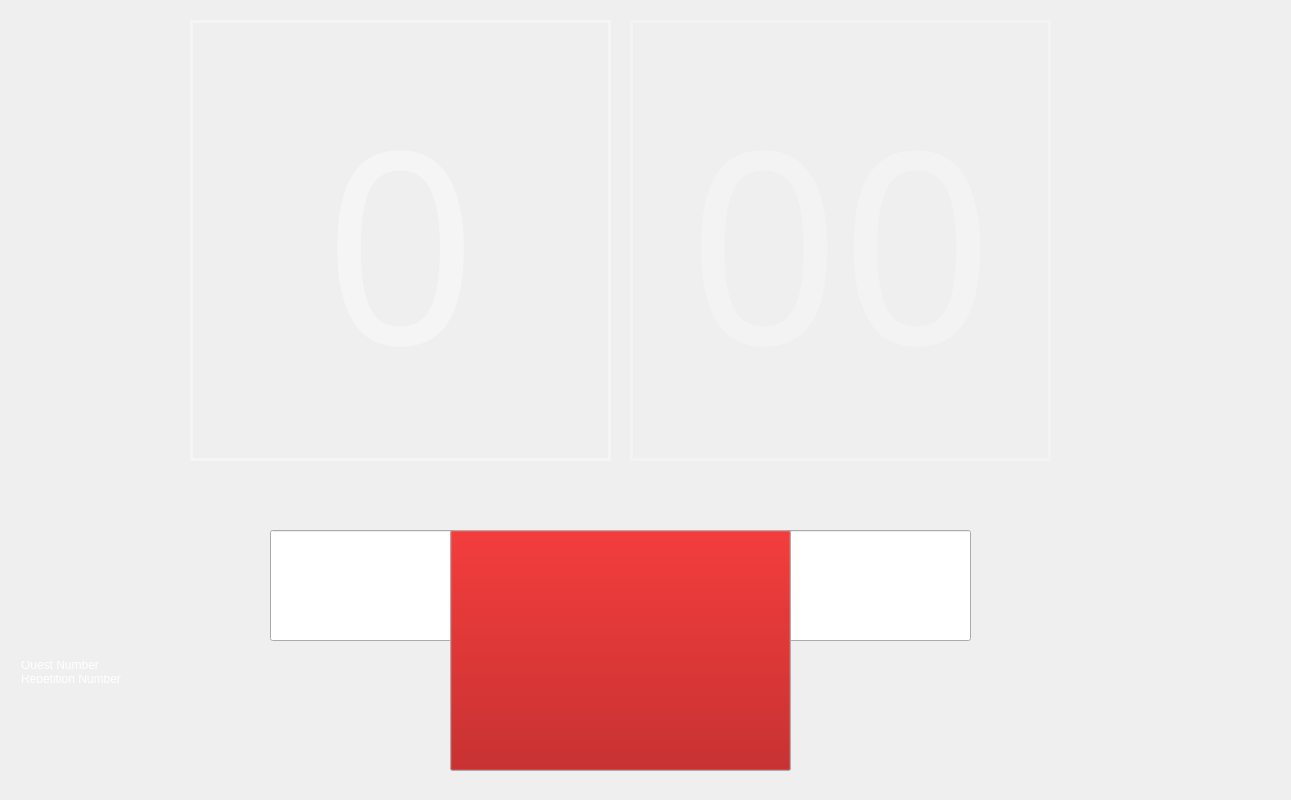
<?xml version="1.0" encoding="UTF-8"?>
<ui version="4.0">
 <class>MainWindowClass</class>
 <widget class="QMainWindow" name="MainWindowClass">
  <property name="windowModality">
   <enum>Qt::WindowModal</enum>
  </property>
  <property name="geometry">
   <rect>
    <x>0</x>
    <y>0</y>
    <width>1291</width>
    <height>800</height>
   </rect>
  </property>
  <property name="palette">
   <palette>
    <active>
     <colorrole role="Button">
      <brush brushstyle="SolidPattern">
       <color alpha="255">
        <red>170</red>
        <green>0</green>
        <blue>0</blue>
       </color>
      </brush>
     </colorrole>
    </active>
    <inactive>
     <colorrole role="Button">
      <brush brushstyle="SolidPattern">
       <color alpha="255">
        <red>170</red>
        <green>0</green>
        <blue>0</blue>
       </color>
      </brush>
     </colorrole>
    </inactive>
    <disabled>
     <colorrole role="Button">
      <brush brushstyle="SolidPattern">
       <color alpha="255">
        <red>170</red>
        <green>0</green>
        <blue>0</blue>
       </color>
      </brush>
     </colorrole>
    </disabled>
   </palette>
  </property>
  <property name="contextMenuPolicy">
   <enum>Qt::NoContextMenu</enum>
  </property>
  <property name="windowTitle">
   <string>Demonic Device</string>
  </property>
  <property name="autoFillBackground">
   <bool>false</bool>
  </property>
  <widget class="QWidget" name="centralWidget">
   <property name="contextMenuPolicy">
    <enum>Qt::NoContextMenu</enum>
   </property>
   <widget class="QLineEdit" name="QuestSolution">
    <property name="geometry">
     <rect>
      <x>270</x>
      <y>530</y>
      <width>701</width>
      <height>111</height>
     </rect>
    </property>
    <property name="font">
     <font>
      <family>Typewriter Royal 200</family>
      <pointsize>30</pointsize>
      <weight>50</weight>
      <italic>false</italic>
      <bold>false</bold>
     </font>
    </property>
    <property name="cursor">
     <cursorShape>BlankCursor</cursorShape>
    </property>
    <property name="acceptDrops">
     <bool>false</bool>
    </property>
    <property name="styleSheet">
     <string notr="true">font: 30pt &quot;Typewriter Royal 200&quot;;</string>
    </property>
    <property name="text">
     <string>Prova</string>
    </property>
    <property name="alignment">
     <set>Qt::AlignCenter</set>
    </property>
   </widget>
   <widget class="QLabel" name="Seconds">
    <property name="geometry">
     <rect>
      <x>630</x>
      <y>20</y>
      <width>421</width>
      <height>441</height>
     </rect>
    </property>
    <property name="palette">
     <palette>
      <active>
       <colorrole role="WindowText">
        <brush brushstyle="SolidPattern">
         <color alpha="255">
          <red>243</red>
          <green>243</green>
          <blue>243</blue>
         </color>
        </brush>
       </colorrole>
      </active>
      <inactive>
       <colorrole role="WindowText">
        <brush brushstyle="SolidPattern">
         <color alpha="255">
          <red>243</red>
          <green>243</green>
          <blue>243</blue>
         </color>
        </brush>
       </colorrole>
      </inactive>
      <disabled>
       <colorrole role="WindowText">
        <brush brushstyle="SolidPattern">
         <color alpha="255">
          <red>118</red>
          <green>116</green>
          <blue>116</blue>
         </color>
        </brush>
       </colorrole>
      </disabled>
     </palette>
    </property>
    <property name="font">
     <font>
      <family>Typewriter Royal 200 Trashed</family>
      <pointsize>240</pointsize>
     </font>
    </property>
    <property name="frameShape">
     <enum>QFrame::Box</enum>
    </property>
    <property name="frameShadow">
     <enum>QFrame::Plain</enum>
    </property>
    <property name="lineWidth">
     <number>3</number>
    </property>
    <property name="text">
     <string>00</string>
    </property>
    <property name="alignment">
     <set>Qt::AlignCenter</set>
    </property>
    <property name="wordWrap">
     <bool>false</bool>
    </property>
   </widget>
   <widget class="QLabel" name="Minutes">
    <property name="geometry">
     <rect>
      <x>190</x>
      <y>20</y>
      <width>421</width>
      <height>441</height>
     </rect>
    </property>
    <property name="palette">
     <palette>
      <active>
       <colorrole role="WindowText">
        <brush brushstyle="SolidPattern">
         <color alpha="255">
          <red>245</red>
          <green>245</green>
          <blue>245</blue>
         </color>
        </brush>
       </colorrole>
      </active>
      <inactive>
       <colorrole role="WindowText">
        <brush brushstyle="SolidPattern">
         <color alpha="255">
          <red>245</red>
          <green>245</green>
          <blue>245</blue>
         </color>
        </brush>
       </colorrole>
      </inactive>
      <disabled>
       <colorrole role="WindowText">
        <brush brushstyle="SolidPattern">
         <color alpha="255">
          <red>118</red>
          <green>116</green>
          <blue>116</blue>
         </color>
        </brush>
       </colorrole>
      </disabled>
     </palette>
    </property>
    <property name="font">
     <font>
      <family>Typewriter Royal 200 Trashed</family>
      <pointsize>240</pointsize>
     </font>
    </property>
    <property name="styleSheet">
     <string notr="true"/>
    </property>
    <property name="frameShape">
     <enum>QFrame::Box</enum>
    </property>
    <property name="lineWidth">
     <number>3</number>
    </property>
    <property name="text">
     <string>0</string>
    </property>
    <property name="alignment">
     <set>Qt::AlignCenter</set>
    </property>
   </widget>
   <widget class="QWidget" name="layoutWidget">
    <property name="geometry">
     <rect>
      <x>10</x>
      <y>650</y>
      <width>151</width>
      <height>44</height>
     </rect>
    </property>
    <layout class="QVBoxLayout" name="verticalLayout">
     <item>
      <widget class="QLabel" name="QuestNum">
       <property name="palette">
        <palette>
         <active>
          <colorrole role="WindowText">
           <brush brushstyle="SolidPattern">
            <color alpha="255">
             <red>255</red>
             <green>255</green>
             <blue>255</blue>
            </color>
           </brush>
          </colorrole>
         </active>
         <inactive>
          <colorrole role="WindowText">
           <brush brushstyle="SolidPattern">
            <color alpha="255">
             <red>255</red>
             <green>255</green>
             <blue>255</blue>
            </color>
           </brush>
          </colorrole>
         </inactive>
         <disabled>
          <colorrole role="WindowText">
           <brush brushstyle="SolidPattern">
            <color alpha="255">
             <red>118</red>
             <green>116</green>
             <blue>116</blue>
            </color>
           </brush>
          </colorrole>
         </disabled>
        </palette>
       </property>
       <property name="text">
        <string>Quest Number</string>
       </property>
      </widget>
     </item>
     <item>
      <widget class="QLabel" name="RipetionNum">
       <property name="palette">
        <palette>
         <active>
          <colorrole role="WindowText">
           <brush brushstyle="SolidPattern">
            <color alpha="255">
             <red>255</red>
             <green>255</green>
             <blue>255</blue>
            </color>
           </brush>
          </colorrole>
         </active>
         <inactive>
          <colorrole role="WindowText">
           <brush brushstyle="SolidPattern">
            <color alpha="255">
             <red>255</red>
             <green>255</green>
             <blue>255</blue>
            </color>
           </brush>
          </colorrole>
         </inactive>
         <disabled>
          <colorrole role="WindowText">
           <brush brushstyle="SolidPattern">
            <color alpha="255">
             <red>118</red>
             <green>116</green>
             <blue>116</blue>
            </color>
           </brush>
          </colorrole>
         </disabled>
        </palette>
       </property>
       <property name="text">
        <string>Repetition Number</string>
       </property>
      </widget>
     </item>
    </layout>
   </widget>
   <widget class="QPushButton" name="SpecialButton">
    <property name="geometry">
     <rect>
      <x>450</x>
      <y>530</y>
      <width>341</width>
      <height>241</height>
     </rect>
    </property>
    <property name="styleSheet">
     <string notr="true">background-image: url(:/img/res/button.jpg);</string>
    </property>
    <property name="text">
     <string/>
    </property>
   </widget>
  </widget>
 </widget>
 <layoutdefault spacing="6" margin="11"/>
 <resources/>
 <connections>
  <connection>
   <sender>QuestSolution</sender>
   <signal>returnPressed()</signal>
   <receiver>MainWindowClass</receiver>
   <slot>QuestAnswer()</slot>
   <hints>
    <hint type="sourcelabel">
     <x>428</x>
     <y>544</y>
    </hint>
    <hint type="destinationlabel">
     <x>396</x>
     <y>573</y>
    </hint>
   </hints>
  </connection>
 </connections>
 <slots>
  <slot>QuestAnswer()</slot>
  <slot>SpecialAction()</slot>
 </slots>
</ui>
